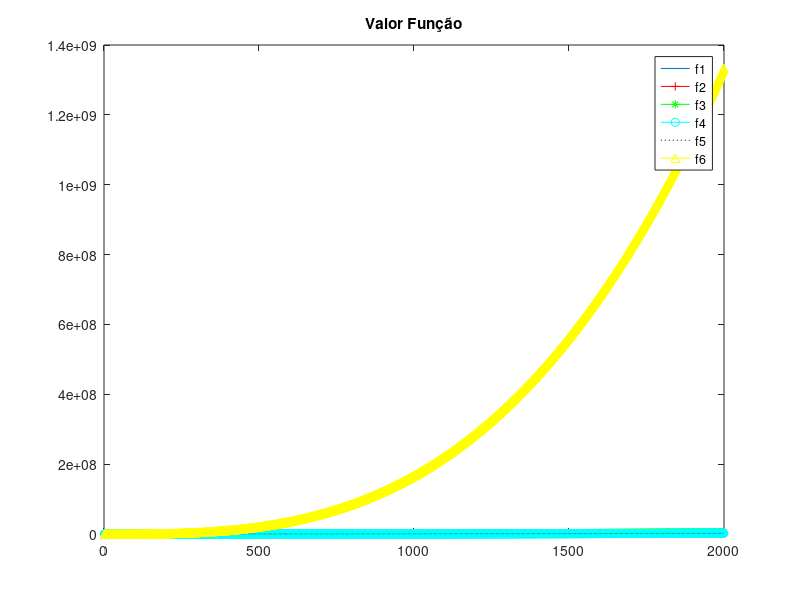
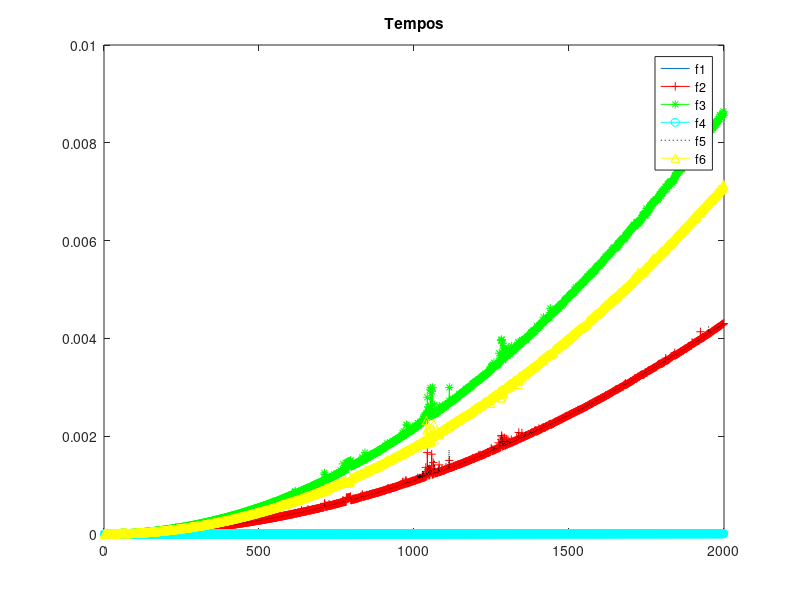

MATLAB code to generate these figures, in order:
A = load("functions.txt");
figure
F=1;plot(A(F:6:end,1),A(F:6:end,3))

hold on
F=2;plot(A(F:6:end,1),A(F:6:end,3),'r-+')
F=3;plot(A(F:6:end,1),A(F:6:end,3),'g-*')
F=4;plot(A(F:6:end,1),A(F:6:end,3),'c-o')
F=5;plot(A(F:6:end,1),A(F:6:end,3),'k:')
F=6;plot(A(F:6:end,1),A(F:6:end,3),'y-^')
legend('f1','f2','f3','f4','f5','f6')
title('Valor Função')

%tempos
figure

F=1;plot(A(F:6:end,4),A(F:6:end,4))

hold on
F=2;plot(A(F:6:end,1),A(F:6:end,4),'r-+')
F=3;plot(A(F:6:end,1),A(F:6:end,4),'g-*')
F=4;plot(A(F:6:end,1),A(F:6:end,4),'c-o')
F=5;plot(A(F:6:end,1),A(F:6:end,4),'k:')
F=6;plot(A(F:6:end,1),A(F:6:end,4),'y-^')
legend('f1','f2','f3','f4','f5','f6')
title( 'Tempos')

